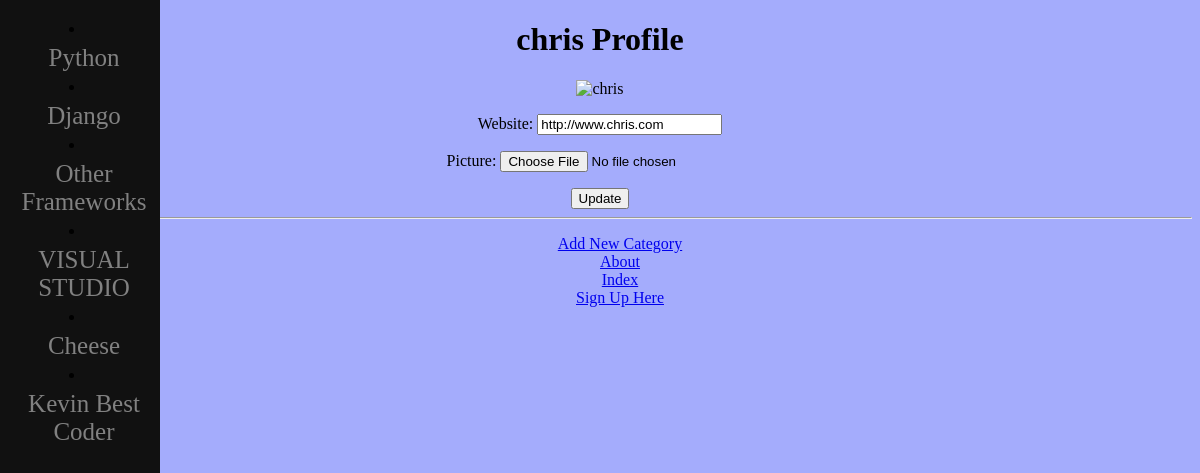
/rango/profile/chinjooern/ (signed in), run on the app's committed database.
### rango/models.py (models this page shows, shortened)
class Category(models.Model):
    name = models.CharField(max_length=128, unique=True)
    views = models.IntegerField(default=0)
    likes = models.IntegerField(default=0)
    slug = models.SlugField(unique=True)
    class Meta:
        verbose_name_plural = 'categories'

class UserProfile(models.Model):
    user = models.OneToOneField(User,on_delete=models.DO_NOTHING) #we do not modify the User model directly as others may call on it, so we link it to another database 1-1
    website = models.URLField(blank=True)
    picture = models.ImageField(upload_to='profile_images', blank=True) #the upload_to attribute is conjoined to the MEDIA_ROOT

### rango/views.py (the view, shortened to what this page needs)
# urls.py: re_path(r'^profile/(?P<username>[\w\-]+)/$', views.profile, name='profile'),
@login_required
def profile(request, username):
    print('PROFILE')
    try:
        user = User.objects.get(username=request.user.username)
    except User.DoesNotExist:
        return redirect('rango:index')
    userprofile = UserProfile.objects.get_or_create(user=user)[0]
    form = UserProfileForm(
    {'website': userprofile.website, 'picture': userprofile.picture})
    return render(request, 'rango/profile.html',
    {'userprofile': userprofile, 'selecteduser': user, 'form': form})

### rango/forms.py
class UserProfileForm(forms.ModelForm):
    website = forms.URLField(required=False)
    picture = forms.ImageField(required=False)
    class Meta:
        model = UserProfile
        exclude = ('user',)

### rango/templatetags/rango_template_tags.py (called while the page is built)
@register.inclusion_tag('rango/cats.html') #mash up rango/cats.html with a method called get_category_list() which contains all categories
def get_category_list(cat=None):
    print(cat)
    return {'cats':Category.objects.all(),
    'act_cat':cat} #cat does not update its value to the current category being visited

### templates/rango/profile.html (shortened to what this page needs)
{% extends 'rango/base.html' %}
{% load static %}
{% block body_block %}
    <h1>{{selecteduser.username}} Profile</h1>
    <img src="{{ MEDIA_URL }}{{userprofile.picture }}"
    width="300"
    height="300"
    alt="{{selecteduser.username}}" />
    <br/>
    <div>
    {% if selecteduser.username == user.username %}
        <form method="post" action="." enctype="multipart/form-data">
        {{ form.as_p }}
        <input type="submit" value="Update" />
        </form>
    {% else %}
        <p><strong>Website:</strong> <a href="{{userprofile.website}}">
        {{userprofile.website}}</a></p>
    {% endif %}
    </div>
{% endblock %}

### templates/rango/cats.html
{% for c in cats %}
    {% if c == act_cat %}
    <li>
        <strong>
        <a href="{% url 'rango:show_category' c.slug %}">{{ c.name }}</a>
        </strong>
    </li>
    {% else %}
    <li>
        <a href="{% url 'rango:show_category' c.slug %}">{{ c.name }}</a>
    </li>
    {% endif %}
{% endfor %}

### static/css/sidenav.css (style rules this page uses)
.sidenav a { padding: 6px 8px 6px 16px; text-decoration: none; font-size: 25px; color: #818181; display: block; }

### data on the page
Category: name "Python"
Category: name "Django"
Category: name "Other Frameworks"
Category: name "VISUAL STUDIO"
Category: name "Cheese"
Category: name "Kevin Best Coder"
UserProfile: website "http://www.chris.com"

### other printed values
{{ selecteduser.username }} "chris"
